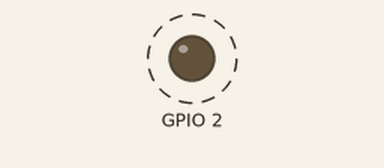
This sketch was run on a simulated ESP32. Parts: output pins drawn as LEDs (lit = HIGH). Dashed ring = blinking.

Above: at 0.2 s.
Timing chart, 0 to 3.0 s (numbered marks = the images above):
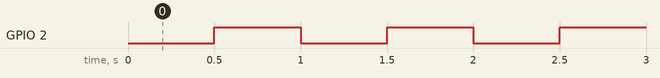

Measured:
- by itself, GPIO 2: alternates HIGH for 0.50 s and LOW for 0.50 s

The sketch:

1.ino
```cpp
#include <Ticker.h>


short st_cnt0, st_cnt1, st_cnt2, st_cnt3;
bool b1Hz, b2Hz, b5Hz, b10Hz;
Ticker sys_timer_10ms;

void system_time_grid_service_routine(void)
{
if(++st_cnt0>=10)
  {
  st_cnt0=0;
  b10Hz=1;
  }

if(++st_cnt1>=20)
  {
  st_cnt1=0;
  b5Hz=1;
  }

if(++st_cnt2>=50)
  {
  st_cnt2=0;
  b2Hz=1;
  }

if(++st_cnt3>=100)
  {
  st_cnt3=0;
  b1Hz=1;
  }
}

void setup()
{
pinMode(LED_BUILTIN, OUTPUT);     // Initialize the LED_BUILTIN pin as an output
sys_timer_10ms.attach(0.01, system_time_grid_service_routine);
}

// the loop function runs over and over again forever
void loop()
{
/*  digitalWrite(LED_BUILTIN, LOW);   // Turn the LED on (Note that LOW is the voltage level
  // but actually the LED is on; this is because
  // it is active low on the ESP-01)
  delay(1000);                      // Wait for a second
  digitalWrite(LED_BUILTIN, HIGH);  // Turn the LED off by making the voltage HIGH
  delay(2000);                      // Wait for two seconds (to demonstrate the active low LED)*/
if(b2Hz)
  {
  b2Hz=0;

  digitalWrite(LED_BUILTIN, !digitalRead(LED_BUILTIN));
  }
}
```
